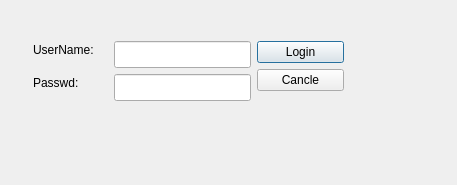
<?xml version="1.0" encoding="UTF-8"?>
<ui version="4.0">
 <class>Login_Dialog</class>
 <widget class="QDialog" name="Login_Dialog">
  <property name="geometry">
   <rect>
    <x>0</x>
    <y>0</y>
    <width>457</width>
    <height>185</height>
   </rect>
  </property>
  <property name="windowTitle">
   <string>Login</string>
  </property>
  <widget class="QLabel" name="label">
   <property name="geometry">
    <rect>
     <x>33</x>
     <y>41</y>
     <width>75</width>
     <height>17</height>
    </rect>
   </property>
   <property name="text">
    <string>UserName:</string>
   </property>
  </widget>
  <widget class="QLabel" name="label_2">
   <property name="geometry">
    <rect>
     <x>33</x>
     <y>74</y>
     <width>55</width>
     <height>17</height>
    </rect>
   </property>
   <property name="text">
    <string>Passwd:</string>
   </property>
  </widget>
  <widget class="QLineEdit" name="lineEdit">
   <property name="geometry">
    <rect>
     <x>114</x>
     <y>41</y>
     <width>137</width>
     <height>27</height>
    </rect>
   </property>
  </widget>
  <widget class="QLineEdit" name="lineEdit_2">
   <property name="geometry">
    <rect>
     <x>114</x>
     <y>74</y>
     <width>137</width>
     <height>27</height>
    </rect>
   </property>
  </widget>
  <widget class="QWidget" name="">
   <property name="geometry">
    <rect>
     <x>257</x>
     <y>41</y>
     <width>87</width>
     <height>85</height>
    </rect>
   </property>
   <layout class="QVBoxLayout" name="verticalLayout">
    <item>
     <widget class="QPushButton" name="pushButton">
      <property name="text">
       <string>Login</string>
      </property>
     </widget>
    </item>
    <item>
     <widget class="QPushButton" name="pushButton_2">
      <property name="text">
       <string>Cancle</string>
      </property>
     </widget>
    </item>
    <item>
     <widget class="QLabel" name="label_3">
      <property name="text">
       <string/>
      </property>
     </widget>
    </item>
   </layout>
  </widget>
 </widget>
 <resources/>
 <connections/>
</ui>
